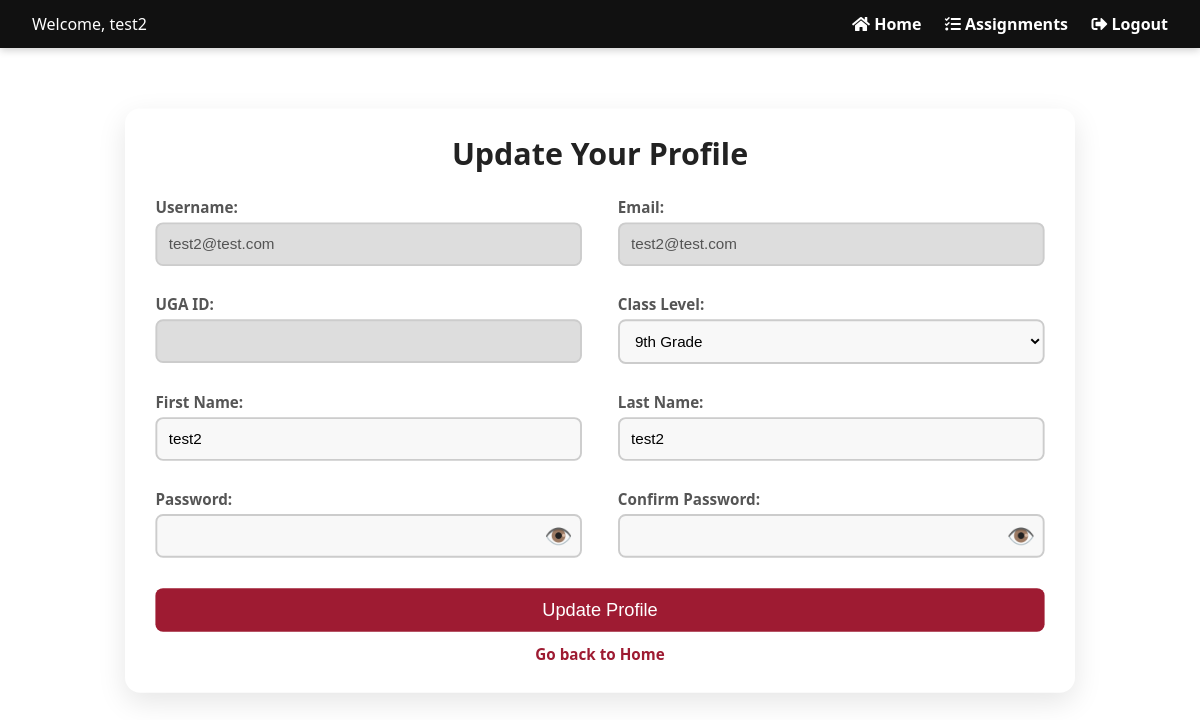
The page /profile/update/ (signed in) on the database its author committed.
### my_app/models.py (models this page shows, shortened)
class Student(models.Model):
    student_id = models.AutoField(primary_key=True)
    user = models.OneToOneField(User, on_delete=models.CASCADE)
    uga_id = models.CharField(max_length=20, blank=True, null=True)
    first_name = models.CharField(max_length=30)
    last_name = models.CharField(max_length=30)
    class_level = models.CharField(max_length=50, choices=[
        ('5th Grade', '5th Grade'),
        ('6th Grade', '6th Grade'),
        ('7th Grade', '7th Grade'),
        ('8th Grade', '8th Grade'),
        ('9th Grade', '9th Grade'),
        ('10th Grade', '10th Grade'),
        ('11th Grade', '11th Grade'),
        ('12th Grade', '12th Grade'),
        ('College Undergraduate', 'College Undergraduate'),
        ('Other', 'Other'),
    ])
    date_joined = models.DateTimeField(auto_now_add=True)
    GENDER_CHOICES = [
        ('female', 'Female'),
        ('male', 'Male'),
        ('non_binary', 'Non Binary'),
        ('prefer_not_to_answer', 'Prefer Not to Answer')
    ]
    gender = models.CharField(max_length=20, choices=GENDER_CHOICES, blank=True, null=True)
    ENGLISH_FIRST_LANGUAGE_CHOICES = [
        ('Yes', 'Yes'),
        ('No', 'No')
    ]
    is_english_first_language = models.CharField(max_length=3, choices=ENGLISH_FIRST_LANGUAGE_CHOICES, blank=True,
                                                 null=True)
    SCIENCE_EXPERIENCE_CHOICES = [
        ('A_grades', 'Science is one of my best subjects and I usually make A\'s in that class.'),
        ('ok_grades', 'Science is OK, my grades are alright, but it is not my favorite subject.'),
        ('find_difficult',
         'I find science very difficult, I do the best I can, but would like to earn better grades than I do.')
    ]
    science_experience = models.CharField(max_length=100, choices=SCIENCE_EXPERIENCE_CHOICES, blank=True, null=True)
    RACE_CHOICES = [
        ('white', 'White'),
        ('hispanic', 'Hispanic, Latino, or Spanish origin'),
        ('black', 'Black or African American'),
        ('asian', 'Asian'),
        ('american_indian', 'American Indian or Alaska Native'),
        ('middle_eastern', 'Middle Eastern or North African'),
        ('native_hawaiian', 'Native Hawaiian or Other Pacific Islander'),
        ('other_race', 'Some other race, ethnicity, or origin'),
        ('prefer_not_to_answer', 'Prefer not to answer')
    ]
    race = models.ManyToManyField('Race', blank=True)
    can_take_experimental_test = models.BooleanField(default=False)

### my_app/views.py (the view, shortened to what this page needs)
# urls.py: path("profile/update/", profile_update_view, name="profile_update"),
@login_required
def profile_update_view(request):
    student = get_object_or_404(Student, user=request.user)  # Get the student object based on the logged-in user
    return render(request, 'my_app/profile_update.html', {'student': student})

### my_app/Templates/my_app/profile_update.html (shortened to what this page needs)
{% load static %}
<!DOCTYPE html>
<html lang="en">
<head>
    <link rel="stylesheet" href="{% static 'CSS/profile_update.css' %}?v=8">
    <link rel="stylesheet" href="https://cdnjs.cloudflare.com/ajax/libs/font-awesome/5.15.4/css/all.min.css">
</head>
<body>
    <nav class="navbar">
        <div class="left">
            <span class="welcome-text">Welcome, {{ student.first_name }}</span>
        </div>
        <div class="right">
            <a href="{% url 'home' %}" class="nav-link"><i class="fas fa-home"></i> Home</a>
            <a href="{% url 'student_assignments' %}" class="nav-link"><i class="fas fa-tasks"></i> Assignments</a>
            <a href="{% url 'logout' %}" class="nav-link"><i class="fas fa-sign-out-alt"></i> Logout</a>
        </div>
    </nav>
    <div class="profile-section">
        <div class="profile-container">
            <h1>Update Your Profile</h1>
            <form action="{% url 'profile_update' %}" method="POST">
                <div class="form-group">
                    <label for="username">Username:</label>
                    <input type="text" id="username" name="username" value="{{ student.user.username }}" disabled>
                </div>
                <div class="form-group">
                    <label for="email">Email:</label>
                    <input type="email" id="email" name="email" value="{{ student.user.email }}" disabled>
                </div>
                <div class="form-group">
                    <label for="uga_id">UGA ID:</label>
                    <input type="number" id="uga_id" name="uga_id" value="{{ student.uga_id }}" disabled>
                </div>
                <div class="form-group">
                    <label for="class_level">Class Level:</label>
                    <select id="class_level" name="class_level">
                        <option value="9th Grade" {% if student.class_level == '9th Grade' %}selected{% endif %}>9th Grade</option>
                    </select>
                </div>
                <div class="form-group">
                    <label for="first_name">First Name:</label>
                    <input type="text" id="first_name" name="first_name" value="{{ student.first_name }}" required>
                </div>
                <div class="form-group">
                    <label for="last_name">Last Name:</label>
                    <input type="text" id="last_name" name="last_name" value="{{ student.last_name }}" required>
                </div>
                <div class="form-group">
                    <label for="password">Password:</label>
                    <div class="password-container">
                        <input type="password" id="password" name="password">
                        <span id="togglePassword" class="eye-icon">&#128065;</span>
                    </div>
                </div>
                <div class="form-group">
                    <label for="confirm_password">Confirm Password:</label>
                    <div class="password-container">
                        <input type="password" id="confirm_password" name="confirm_password">
                        <span id="toggleConfirmPassword" class="eye-icon">&#128065;</span>
                    </div>
                </div>
                <button type="submit" class="submit-btn">Update Profile</button>
            </form>
            <p><a href="{% url 'home' %}">Go back to Home</a></p>
        </div>
    </div>
</body>
</html>

### my_app/Static/CSS/profile_update.css (style rules this page uses)
* { margin: 0; padding: 0; box-sizing: border-box; }
body { font-family: 'Segoe UI', Tahoma, Geneva, Verdana, sans-serif; background: #f9f9f9; color: #222; line-height: 1.0; }
.navbar { position: fixed; top: 0; width: 100%; background-color: #111; color: #fff; display: flex; justify-content: space-between; align-items: center; padding: 1rem 2rem; box-shadow: 0 2px 8px rgba(0,0,0,0.2); z-index: 1000; }
.navbar .left .welcome-text { font-size: 1rem; font-weight: 500; }
.navbar .right a { color: #fff; text-decoration: none; margin-left: 1.2rem; font-weight: bold; transition: 0.3s; }
.profile-section { display: flex; flex-direction: column; justify-content: center; align-items: center; min-height: 100vh; background: white; padding: 3rem 2rem; overflow: hidden; }
.profile-container { background: white; width: 100%; max-width: 1000px; padding: 2rem; border-radius: 16px; text-align: center; box-shadow: 0 10px 30px rgba(0, 0, 0, 0.1); transform: scale(0.95); animation: fadeIn 1.2s ease-out; }
.profile-container h1 { margin-bottom: 2rem; }
.profile-container p { margin-top: 1rem; color: #555; }
.profile-container p a { color: #9e1b32; font-weight: bold; text-decoration: none; transition: color 0.3s ease; }
form { display: flex; flex-wrap: wrap; gap: 2rem; justify-content: space-between; }
.form-group { width: 48%; text-align: left; }
.form-group label { font-weight: bold; color: #555; margin-bottom: 0.5rem; display: block; }
.form-group input, .form-group select { width: 100%; padding: 12px; font-size: 1rem; border: 2px solid #ccc; border-radius: 8px; background-color: #f8f8f8; transition: all 0.3s ease; }
.form-group input:disabled { background-color: #ddd; }
.submit-btn { width: 100%; padding: 12px; font-size: 1.2rem; border: none; border-radius: 8px; background: #9e1b32; color: white; cursor: pointer; transition: all 0.3s ease; }
.password-container { position: relative; width: 100%; }
.eye-icon { position: absolute; top: 50%; right: 10px; transform: translateY(-50%); font-size: 1.5rem; color: #555; cursor: pointer; }

### rows shown on the page
Student: first_name "test2", username "test2@test.com", email "test2@test.com", last_name "test2"
